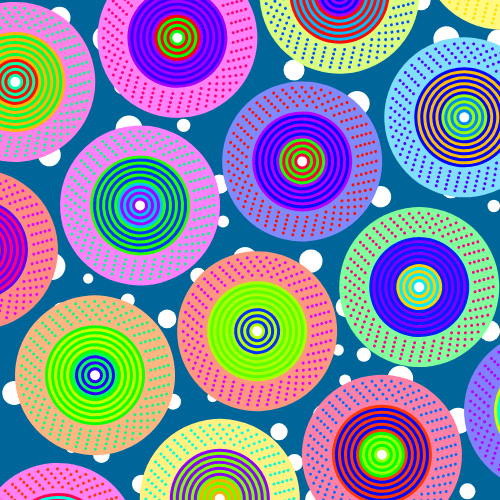
Frame 1 (no input)
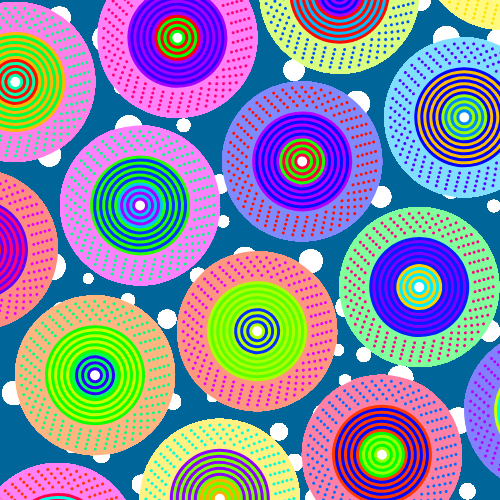
Frame 60 (no input)
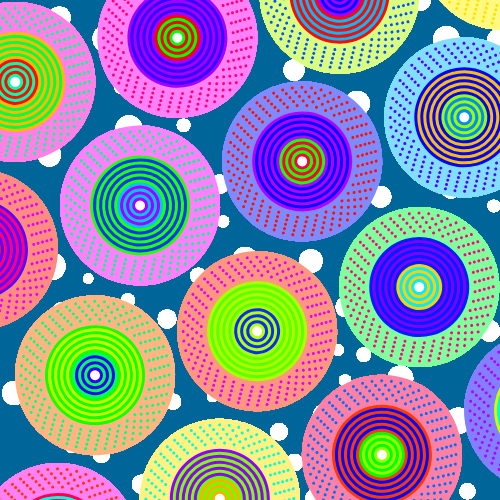
Frame 120 (the mouse pressed at the canvas centre since frame 60)

The p5.js sketch that drew these frames (run headless with seeded random() and noise() and a simulated clock; from frame 60 on, the mouse is pressed at the canvas centre):

// p5.js sketch
// ── sketch.js
let circles = []; // Create an array to store the big wheels
let backgroundCircles = [];// Create an array to store background circles

function setup() {
  createCanvas(500, 500);
  colorMode(HSB);
  background(200, 150, 60);
  
  // Initialize a counter to prevent infinite looping
  var protection = 0; 
  
  // Start a loop that continues until there are 100 non-overlapping circles
  while (backgroundCircles.length < 100) {

    let overlapping = false;// Initialize a flag to track overlapping status

    // Create a new circle with random properties
    var circle = {
      x: random(width),
      y: random(height),
      r: random(10, 30),
      color: color(255)
    };

    // Check for overlaps with existing background circles
    for (let i = 0; i < backgroundCircles.length; i++) {
      var other = backgroundCircles[i];
      var d = dist(circle.x, circle.y, other.x, other.y);

      // If there's an overlap, set the overlapping status to true and break the loop
      if (d < circle.r + other.r) {
        overlapping = true;
        break;
      }
    }    

    // If no overlaps are found, add the new circle to backgroundCircles
    if (!overlapping) {
      backgroundCircles.push(circle);
    }

    protection++;
  
    // Break the loop if it exceeds 500 iterations to prevent excessive processing
    if (protection > 500) {
      break;
    }
  }


  let maxRadius = new Circle(0, 0, 50, 16, 3).getBoundaryRadius(); // Get the maximum radius of the shape
  let rows = 10;
  let cols = 10;

   // Use rows and cols for looping conditions
  for (let rowIndex = 0, y = maxRadius; rowIndex < rows; y += maxRadius * 1.9, rowIndex++) {
    // Determine starting x-coordinate for even and odd rows
    let startX = rowIndex % 2 == 0 ? maxRadius : maxRadius + maxRadius;
    for (let colIndex = 0, x = startX; colIndex < cols; x += maxRadius * 2.1, colIndex++) {
      circles.push(new Circle(x, y, 50, 16, 3)); // Add the new circle into the array
    }
  }

}

function draw() {

  // Draw the background circles
  for (let i = 0; i < backgroundCircles.length; i++) {
    fill(backgroundCircles[i].color);
    noStroke();
    circle(backgroundCircles[i].x, backgroundCircles[i].y, backgroundCircles[i].r);
  }

  translate(-200, -100);// Move the origin point for rotation
  rotate(50);// Rotate the canvas to tilt the rows and columns

  // Call the class to draw the wheels
  for (let circle of circles) {
    circle.display();
  }

}

// Create a class of circles for the wheels
class Circle {
  constructor(x, y, r, count, gap) {
    this.x = x;  
    this.y = y;  
    this.r = r;  
    this.count = count;  // Number of concentric circles
    this.gap = gap;  // Gap between concentric circles

    // Generate random colors for different parts of the circles
    this.colorA = color(random(360), 100, 100); 
    this.colorB = color(random(360), 150, 100); 
    this.colorC = color(random(360), 150, 100); 
    this.colorD = color(random(360), 100, 100); 
    this.colorF = color(random(360), 100, 100); 
    this.colorE = color(random(360), 50, 100); 
  }

  getBoundaryRadius() {
    let smallCircleRadius = 1.5;
    // Calculate the boundary radius of the entire set of circles
    return this.r + this.gap * 2 + 5 * this.gap * smallCircleRadius + smallCircleRadius;
  }

  display() {
    let smallCircleRadius = 1.5;
    let smallcircleNumber = 36;
    // Calculate the radius of the outer boundary circle
    let boundaryRadius = this.r + this.gap * 2 + 5 * this.gap * smallCircleRadius + smallCircleRadius;

    // Draw the outer boundary circle (the largest one)
    fill(this.colorE); 
    ellipse(this.x, this.y, boundaryRadius * 2);

    // Draw concentric circles
    for (let i = 0; i < this.count; i++) {
      let radius = this.r - i * this.gap;
      if (i === this.count - 1) {
        fill(255);  // Fill the smallest circle with white
      } else if (i <= this.count / 2) {
        // For the first half of the circles, alternate between colorA and colorB
        if (i % 2 === 1) {
          fill(this.colorA); 
        } else {
          fill(this.colorB); 
        }
      } else if (i >= this.count / 2 + 1 && i < this.count - 1) {
        // For the second half of the circles, alternate between colorC and colorD
        if (i % 2 === 1) {
          fill(this.colorC);  
        } else {
          fill(this.colorD);  
        }
      }
      noStroke();
      ellipse(this.x, this.y, radius * 2);  // Draw the concentric circles
    }

    // Draw small circles
    for (let j = 0; j < 5; j++) {
      // Calculate the radius for each set of small circles
      let outerRadius = this.r + this.gap * 2 + j * this.gap * smallCircleRadius;
      fill(this.colorF);  // Set the fill color for small circles
      for (let i = 0; i < (smallcircleNumber + j * 3); i++) {
        let angle = TWO_PI / (smallcircleNumber + j * 3) * i;
        let smallCircleX = this.x + outerRadius * cos(angle);
        let smallCircleY = this.y + outerRadius * sin(angle);

        ellipse(smallCircleX, smallCircleY, smallCircleRadius * 2);  // Draw each small circle
      }
    }
  }
}

// ── style.css
html, body {
  display: flex;
  flex-direction: column;
  align-items: center;
  justify-content: center;
  height: 100vh;
  margin: 0;
}
